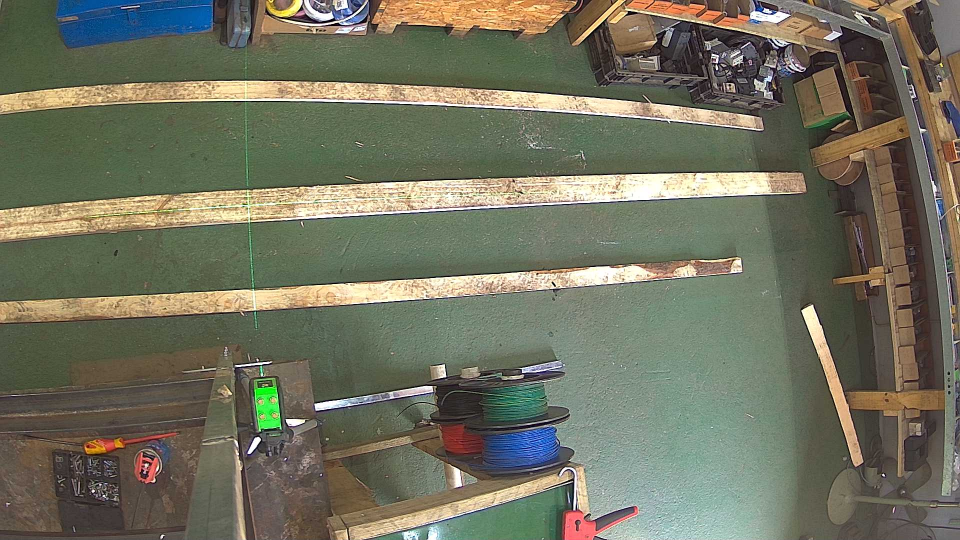
#> input picture MediaRef/_cam172_test2.jpg, 1920 x 1080 px (shown at 1/2 size)
$ python measure_offline.py ../MediaRef/_cam172_test2.jpg
#> lines starting #> are read from the running program, lines starting #| are printed output that depends on the picture; after the words box and inside, x2 and y2 are one past the last pixel; in counts of white or black regions, pixels touching at a corner belong together
#> in main, frame is the input picture: shape (1080, 1920, 3); mean B, G, R 95.6, 113.8, 113.4
### trash/board_measure.py
"""
board_measure.py — Measure a board in 2D (length × width) from a single frame,
excluding fishtails and tear-out from the usable length, then pick trim saws.

Approach:
  1. Crop to ROI (the band of the deck where the board sits).
  2. Threshold (Otsu or fixed) — light wood vs. dark/green deck background.
  3. Morphological clean-up, keep the largest connected component (the board).
  4. Build a per-column width profile (pixels of board in each image column).
  5. Body width = median profile over the central region of the board.
  6. Usable span = longest run of columns whose width >= min_width_ratio ×
     body width. Fishtails (tapering splinters) and tear-out (missing chunks
     at the ends) fall below the ratio and are excluded.
  7. Convert pixels → machine mm using mm_per_px and origin_px_x calibration.
  8. select_saws(): choose the leading + trailing trim saw inside the usable
     span and pack them into a 16-bit word (bit i = saw i).

This module has NO snap7 or GPIO dependency, so it runs anywhere OpenCV does
(engineering PC included) — see measure_offline.py for offline tuning.
"""

import logging
from dataclasses import dataclass, field
from typing import List, Optional, Tuple

import cv2
import numpy as np

logger = logging.getLogger(__name__)

# Error codes shared with the PLC (iErrorCode in the exchange DB)
ERR_NONE = 0
ERR_NO_BOARD = 1
ERR_NO_FRAME = 2
ERR_MEASURE_FAILED = 3
ERR_NO_PRODUCT = 4


@dataclass
class MeasureConfig:
    # Region of interest [x, y, w, h] in pixels; None = full frame
    roi: Optional[Tuple[int, int, int, int]] = None
    # Calibration: millimetres per pixel along the board (x axis)
    mm_per_px: float = 1.0
    # Millimetres per pixel across the board (y axis); None = same as mm_per_px
    mm_per_px_y: Optional[float] = None
    # Pixel x (in ROI coordinates) that corresponds to machine position 0.0 m
    origin_px_x: int = 0
    # Mirror x axis first (camera sees machine 0.0 on the right-hand side)
    flip_x: bool = False
    # Threshold: "otsu" or an int 0-255 for a fixed threshold
    threshold: object = "otsu"
    # Board is lighter than background (True for wood on dark/green deck)
    board_is_light: bool = True
    # Gaussian blur kernel (odd)
    blur_ksize: int = 5
    # Minimum blob area in px² to accept as a board
    min_board_area_px: int = 5000
    # Column counts as "good wood" if width >= this fraction of body width
    min_width_ratio: float = 0.6
    # Small gaps (px) inside the good run to tolerate (knots, shadows)
    gap_tolerance_px: int = 15


@dataclass
class MeasureResult:
    ok: bool = False
    error: int = ERR_MEASURE_FAILED
    length_mm: int = 0            # usable length (fishtail/tear-out excluded)
    width_mm: int = 0             # body width
    raw_length_mm: int = 0        # full extent including defects
    good_start_mm: float = 0.0    # machine coordinate of usable-wood start
    good_end_mm: float = 0.0      # machine coordinate of usable-wood end
    body_width_px: float = 0.0
    annotated: Optional[np.ndarray] = None
    notes: List[str] = field(default_factory=list)


def _make_mask(gray: np.ndarray, cfg: MeasureConfig) -> np.ndarray:
    k = max(1, cfg.blur_ksize) | 1
    blurred = cv2.GaussianBlur(gray, (k, k), 0)

    flags = cv2.THRESH_BINARY if cfg.board_is_light else cv2.THRESH_BINARY_INV
    if cfg.threshold == "otsu":
        _, mask = cv2.threshold(blurred, 0, 255, flags + cv2.THRESH_OTSU)
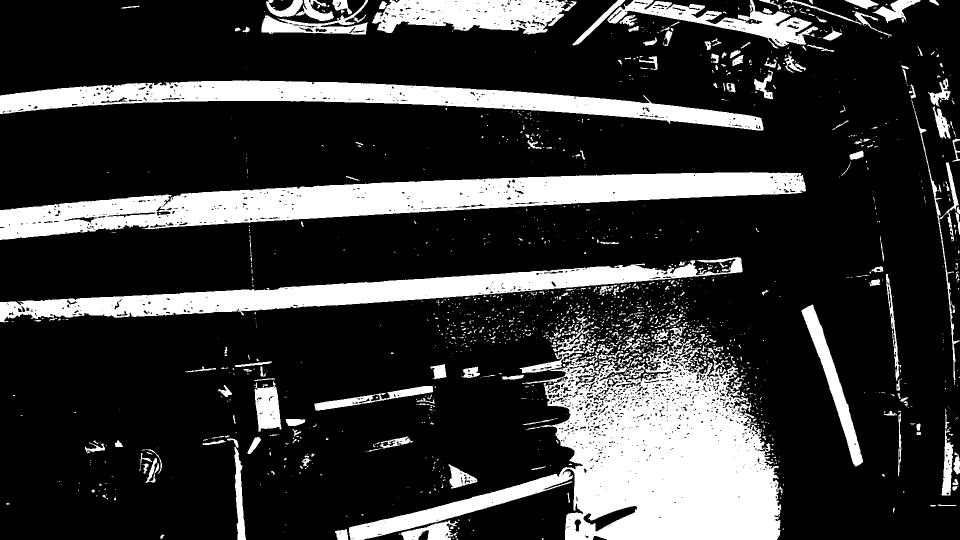
#> mask: shape (1080, 1920) (shown at 1/2 size); 21.5% white; 1568 white regions (1242 under 20 px), largest, box (x1, y1, x2, y2) and area: (698, 670, 1565, 1080) 140613, (0, 344, 1612, 480) 90610, (0, 161, 1527, 261) 54289
    else:
        _, mask = cv2.threshold(blurred, int(cfg.threshold), 255, flags)

    kernel = cv2.getStructuringElement(cv2.MORPH_RECT, (5, 5))
    mask = cv2.morphologyEx(mask, cv2.MORPH_CLOSE, kernel, iterations=2)
    mask = cv2.morphologyEx(mask, cv2.MORPH_OPEN, kernel, iterations=1)
    return mask


def _largest_component(mask: np.ndarray, min_area: int) -> Optional[np.ndarray]:
#> called with min_area = 5000
    n, labels, stats, _ = cv2.connectedComponentsWithStats(mask, connectivity=8)
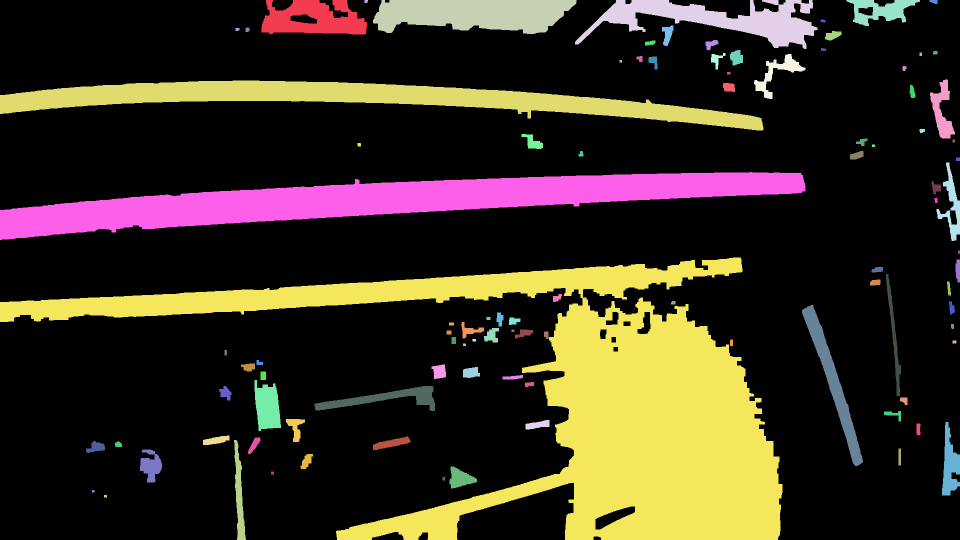
#> labels: shape (1080, 1920) int32 (shown at 1/2 size); 100 distinct labels, from 0 to 99; one colour per label, 0 black
#> n = 100; stats = 100 rows, first 6: [0, 0, 1920, 1080, 1562756], [523, 0, 211, 69, 10263], [729, 0, 7, 6, 38], [746, 0, 407, 68, 21199], [1150, 0, 485, 98, 19184], [1693, 0, 147, 52, 3810]
    if n < 2:
        return None
    idx = 1 + int(np.argmax(stats[1:, cv2.CC_STAT_AREA]))
#> idx = 43
    if stats[idx, cv2.CC_STAT_AREA] < min_area:
        return None
    return (labels == idx).astype(np.uint8) * 255
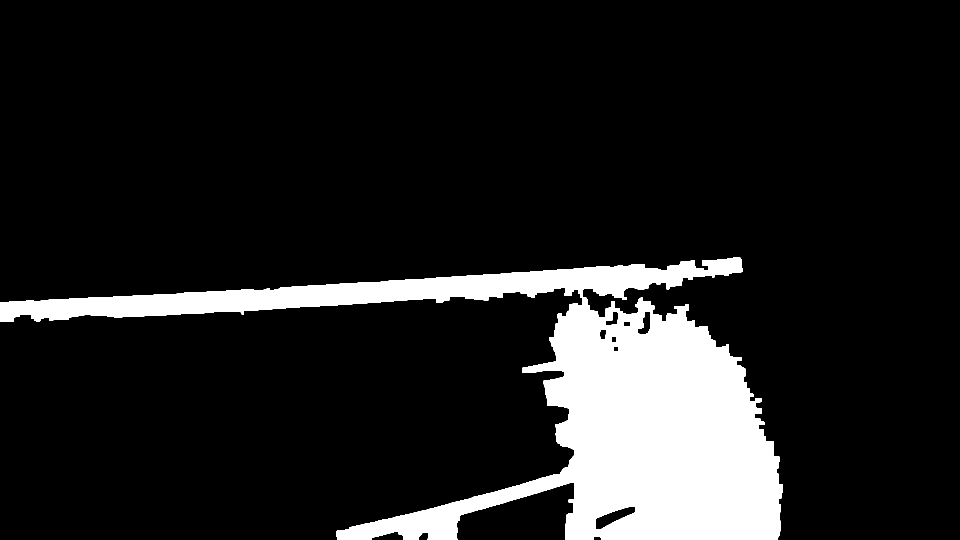
#> returned value: shape (1080, 1920) (shown at 1/2 size); 12.3% white; 1 white region


def _good_run(good: np.ndarray, gap_tolerance: int) -> Optional[Tuple[int, int]]:
    """Longest run of True columns, tolerating short False gaps inside it."""
    cols = np.flatnonzero(good)
    if cols.size == 0:
        return None
    breaks = np.flatnonzero(np.diff(cols) > gap_tolerance)
    starts = np.concatenate(([0], breaks + 1))
    ends = np.concatenate((breaks, [cols.size - 1]))
    lengths = cols[ends] - cols[starts]
    best = int(np.argmax(lengths))
    return int(cols[starts[best]]), int(cols[ends[best]])


def measure_board(frame: np.ndarray, cfg: MeasureConfig) -> MeasureResult:
    res = MeasureResult()
    if frame is None or frame.size == 0:
        res.error = ERR_NO_FRAME
        return res

    x0, y0 = 0, 0
    roi = frame
    if cfg.roi is not None:
        x0, y0, w, h = [int(v) for v in cfg.roi]
        roi = frame[y0:y0 + h, x0:x0 + w]

    if cfg.flip_x:
        roi = cv2.flip(roi, 1)

    gray = cv2.cvtColor(roi, cv2.COLOR_BGR2GRAY) if roi.ndim == 3 else roi
    mask = _make_mask(gray, cfg)
    board = _largest_component(mask, cfg.min_board_area_px)
    if board is None:
        res.error = ERR_NO_BOARD
        res.notes.append("no blob above min_board_area_px")
        return res

    # Per-column width profile (pixel count is robust to splinters/holes)
    profile = (board > 0).sum(axis=0).astype(np.float64)
#> profile = 1920 values, max 544 at index 1165, min 0 at index 1565, mean 132.6
    occupied = np.flatnonzero(profile > 0)
#> occupied = 1565 values from 0 to 1564
    left_px, right_px = int(occupied[0]), int(occupied[-1])
#> left_px = 0; right_px = 1564

    # Body width from the central half of the board — ends may be defective
    span = right_px - left_px + 1
#> span = 1565
    c0 = left_px + span // 4
#> c0 = 391
    c1 = right_px - span // 4
#> c1 = 1173
    body_width_px = float(np.median(profile[c0:c1 + 1])) if c1 > c0 else float(np.median(profile[occupied]))
#> body_width_px = 72
    if body_width_px <= 0:
        res.error = ERR_NO_BOARD
        return res

    good = profile >= cfg.min_width_ratio * body_width_px
    run = _good_run(good, cfg.gap_tolerance_px)
#> in _good_run, `cols = np.flatnonzero(good)`: cols = 896 values from 481 to 1560
#> in _good_run, `breaks = np.flatnonzero(np.diff(cols) > gap_tolerance)`: breaks = [6]
#> in _good_run, `starts = np.concatenate(([0], breaks + 1))`: starts = [0, 7]
#> in _good_run, `ends = np.concatenate((breaks, [cols.size - 1]))`: ends = [6, 895]
#> in _good_run, `lengths = cols[ends] - cols[starts]`: lengths = [6, 888]
#> in _good_run, `best = int(np.argmax(lengths))`: best = 1
#> run = (672, 1560)
    if run is None:
        res.error = ERR_NO_BOARD
        return res
    g0, g1 = run
#> g0 = 672; g1 = 1560

    mm = cfg.mm_per_px
    mm_y = cfg.mm_per_px_y if cfg.mm_per_px_y else mm
    res.good_start_mm = (g0 - cfg.origin_px_x) * mm
#> res.good_start_mm = 2352
    res.good_end_mm = (g1 - cfg.origin_px_x) * mm
#> res.good_end_mm = 5460
    res.length_mm = int(round((g1 - g0) * mm))
#> res.length_mm = 3108
    res.raw_length_mm = int(round((right_px - left_px) * mm))
#> res.raw_length_mm = 5474
    res.width_mm = int(round(float(np.median(profile[g0:g1 + 1])) * mm_y))
#> res.width_mm = 584
    res.body_width_px = body_width_px
#> res.body_width_px = 72
    res.ok = True
    res.error = ERR_NONE

    # ---- Annotated overlay for review/tuning ----
    ann = roi.copy() if roi.ndim == 3 else cv2.cvtColor(roi, cv2.COLOR_GRAY2BGR)
    contours, _ = cv2.findContours(board, cv2.RETR_EXTERNAL, cv2.CHAIN_APPROX_SIMPLE)
#> contours = 1 contour; box (x1, y1, x2, y2) and area: (0, 515, 1565, 1080) 254378
    cv2.drawContours(ann, contours, -1, (255, 200, 0), 2)
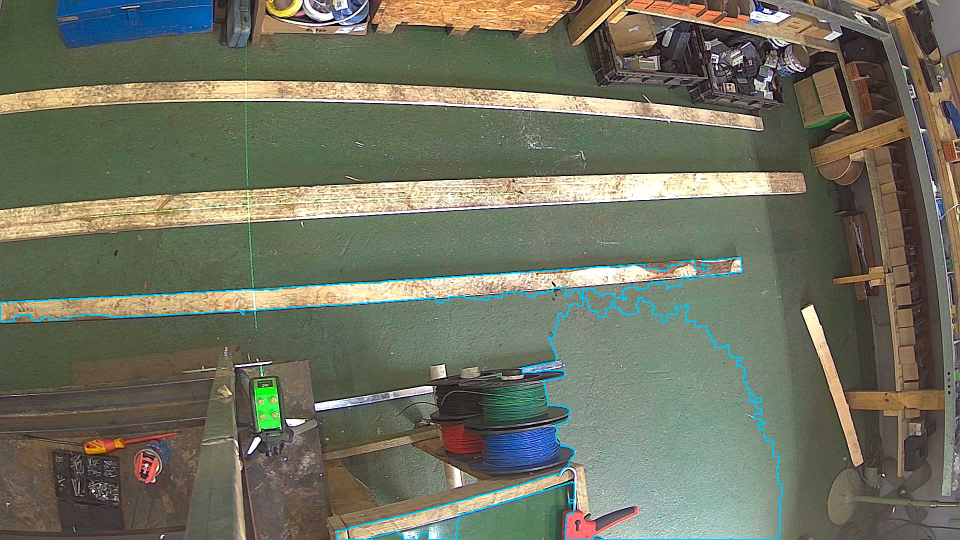
#> ann: shape (1080, 1920, 3) (shown at 1/2 size); 1.03% of pixels changed, all inside (x1, y1, x2, y2) = (0, 514, 1566, 1080)
    h_ann = ann.shape[0]
    for x_px, color in ((left_px, (0, 0, 255)), (right_px, (0, 0, 255)),
                        (g0, (0, 255, 0)), (g1, (0, 255, 0))):
        cv2.line(ann, (x_px, 0), (x_px, h_ann - 1), color, 2)
#> this loop made 4 passes
#> (x_px, color) on passes 1 to 4: (0, (0, 0, 255)), (1564, (0, 0, 255)), (672, (0, 255, 0)), (1560, (0, 255, 0))
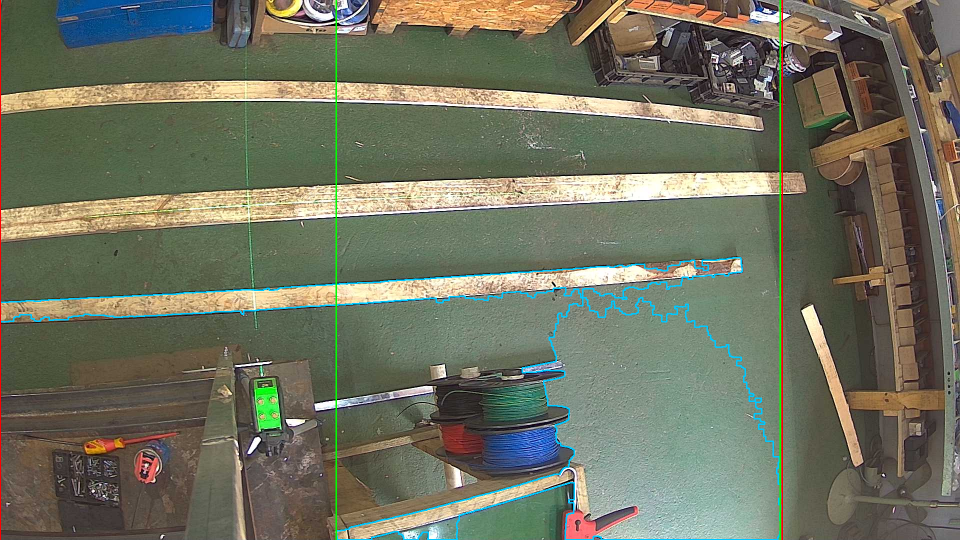
#> ann: shape (1080, 1920, 3) (shown at 1/2 size); 0.57% of pixels changed, all inside (x1, y1, x2, y2) = (0, 0, 1566, 1080)
    label = f"usable {res.length_mm} mm  width {res.width_mm} mm  raw {res.raw_length_mm} mm"
    cv2.putText(ann, label, (10, 30), cv2.FONT_HERSHEY_SIMPLEX, 0.8, (0, 255, 0), 2)
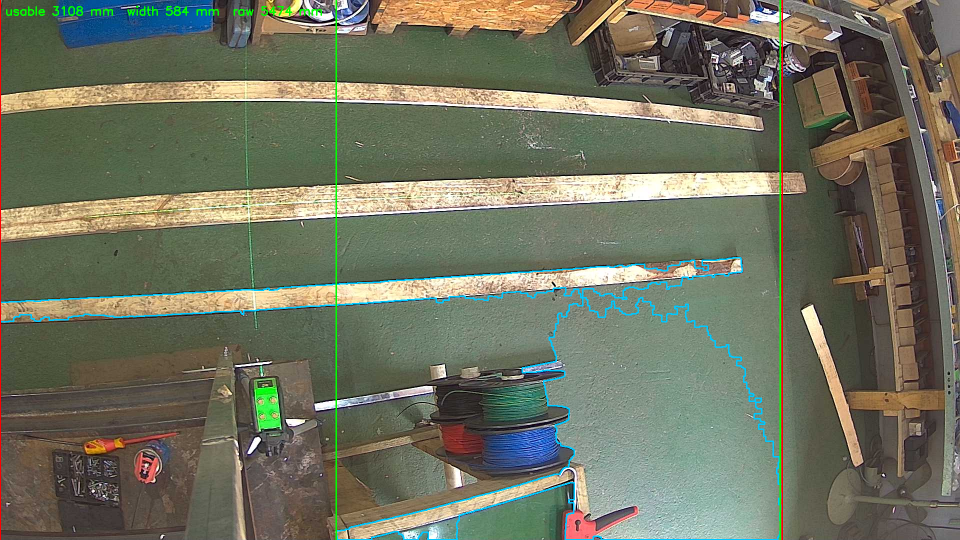
#> ann: shape (1080, 1920, 3) (shown at 1/2 size); 0.18% of pixels changed, all inside (x1, y1, x2, y2) = (12, 11, 644, 32)
#| Usable length : 3108 mm   (raw incl. defects: 5474 mm)
#| Width         : 584 mm
#| Usable span   : 2352 .. 5460 mm (machine coords)
    res.annotated = ann

    logger.info("[MEASURE] usable=%d mm width=%d mm raw=%d mm span=%.0f..%.0f mm",
                res.length_mm, res.width_mm, res.raw_length_mm,
                res.good_start_mm, res.good_end_mm)
    return res


def select_saws(good_start_mm: float, good_end_mm: float,
                saw_positions_m: List[float]) -> Tuple[int, Optional[int], Optional[int]]:
    """
    Pick the leading trim saw (first saw at/inside the usable start) and the
    trailing trim saw (last saw at/inside the usable end).

    Returns (saw_word, leading_index, trailing_index). Bit i of saw_word is
    saw i in saw_positions_m. saw_word == 0 means no valid product.
    """
#> called with good_start_mm = 2352, good_end_mm = 5460
    positions_mm = [p * 1000.0 for p in saw_positions_m]
#> positions_mm = [0, 600, 900, 3000, 3600, 4200, 4800, 5400, 6000, 6600]
    leading = None
    trailing = None
    for i, p in enumerate(positions_mm):
        if p >= good_start_mm and leading is None:
            leading = i
        if p <= good_end_mm:
            trailing = i
#> this loop made 10 passes
#> (p, leading) on pass 4: (3000, 3)
#> after the loop, leading = 3
    if leading is None or trailing is None or trailing <= leading:
        return 0, None, None
    word = (1 << leading) | (1 << trailing)
#> word = 136
    logger.info("[SAWS] leading=saw%d (%.1f m) trailing=saw%d (%.1f m) word=0x%04X",
                leading, saw_positions_m[leading],
                trailing, saw_positions_m[trailing], word)
    return word, leading, trailing

### trash/measure_offline.py
"""
measure_offline.py — Run the board measurement on a saved image (no camera,
no PLC, no GPIO). Works on the engineering PC — use it to tune thresholds and
calibrate mm_per_px before deploying to the Pi.

Examples:
  # Measure an image with the settings in plc_vision.yaml:
  python measure_offline.py captures_review/board_0001.jpg

  # Calibrate: the board in this image is 6700 mm end-to-end (including
  # fishtail). Prints the mm_per_px to paste into plc_vision.yaml:
  python measure_offline.py reference_board.jpg --calibrate 6700

Output: prints the measurement and writes <image>_measured.jpg next to the
input with the detection overlay (blue contour, red = raw extent,
green = usable span after fishtail/tear-out exclusion).
"""

import argparse
import logging
import sys
from pathlib import Path

import cv2
import yaml

from board_measure import MeasureConfig, measure_board, select_saws

logging.basicConfig(level=logging.INFO, format="%(levelname)-8s %(message)s")
logger = logging.getLogger(__name__)


def main():
    parser = argparse.ArgumentParser(description="Offline board measurement / calibration")
    parser.add_argument("image", help="Path to a captured board image")
    parser.add_argument("--config", default="plc_vision.yaml")
    parser.add_argument("--calibrate", type=float, metavar="KNOWN_MM",
                        help="Known full length of the board in this image (mm). "
                             "Prints the mm_per_px to put in the config.")
    args = parser.parse_args()

    frame = cv2.imread(args.image)
    if frame is None:
        logger.error("Could not read image: %s", args.image)
        sys.exit(1)

    with open(args.config, "r", encoding="utf-8") as fh:
        cfg = yaml.safe_load(fh)
    m = cfg["measurement"]

    mcfg = MeasureConfig(
        roi=tuple(m["roi"]) if m.get("roi") else None,
        mm_per_px=float(m["mm_per_px"]),
        mm_per_px_y=float(m["mm_per_px_y"]) if m.get("mm_per_px_y") else None,
        origin_px_x=int(m.get("origin_px_x", 0)),
        flip_x=bool(m.get("flip_x", False)),
        threshold=m.get("threshold", "otsu"),
        board_is_light=bool(m.get("board_is_light", True)),
        blur_ksize=int(m.get("blur_ksize", 5)),
        min_board_area_px=int(m.get("min_board_area_px", 5000)),
        min_width_ratio=float(m.get("min_width_ratio", 0.6)),
        gap_tolerance_px=int(m.get("gap_tolerance_px", 15)),
    )

    if args.calibrate:
        # Measure with mm_per_px = 1 so raw_length_mm == raw length in pixels
        mcfg.mm_per_px = 1.0
        mcfg.mm_per_px_y = 1.0
        result = measure_board(frame, mcfg)
        if not result.ok:
            logger.error("Board not detected (error %d) — cannot calibrate. "
                         "Adjust threshold/roi in %s first.", result.error, args.config)
            sys.exit(1)
        raw_px = result.raw_length_mm  # pixels, since scale was 1.0
        mm_per_px = args.calibrate / raw_px
        print()
        print(f"Board raw extent : {raw_px} px")
        print(f"Known length     : {args.calibrate:.0f} mm")
        print(f"==> mm_per_px    : {mm_per_px:.4f}")
        print()
        print(f"Paste into {args.config}:  measurement.mm_per_px: {mm_per_px:.4f}")
        # Re-measure at the calibrated scale so the overlay shows real mm
        mcfg.mm_per_px = mm_per_px
        mcfg.mm_per_px_y = None
        result = measure_board(frame, mcfg)
    else:
        result = measure_board(frame, mcfg)

    if not result.ok:
        logger.error("Measurement failed, error code %d (%s)", result.error,
                     {1: "no board", 2: "no frame", 3: "measure failed"}.get(result.error, "?"))
        sys.exit(1)

    print()
    print(f"Usable length : {result.length_mm} mm   (raw incl. defects: {result.raw_length_mm} mm)")
    print(f"Width         : {result.width_mm} mm")
    print(f"Usable span   : {result.good_start_mm:.0f} .. {result.good_end_mm:.0f} mm (machine coords)")

    saw_word, lead, trail = select_saws(result.good_start_mm, result.good_end_mm,
                                        cfg["saws"]["positions_m"])
#> saw_word = 136; lead = 3; trail = 7
    if saw_word:
        positions = cfg["saws"]["positions_m"]
        print(f"Trim saws     : saw {lead} @ {positions[lead]} m  +  saw {trail} @ {positions[trail]} m")
#| Trim saws     : saw 3 @ 3.0 m  +  saw 7 @ 5.4 m
        print(f"Saw word      : 0x{saw_word:04X}  (binary {saw_word:016b})")
#| Saw word      : 0x0088  (binary 0000000010001000)
        print(f"Product length: {(positions[trail] - positions[lead]) * 1000:.0f} mm")
#| Product length: 2400 mm
    else:
        print("Trim saws     : NO VALID PRODUCT inside saw range")

    out_path = Path(args.image).with_name(Path(args.image).stem + "_measured.jpg")
    cv2.imwrite(str(out_path), result.annotated)
    print(f"\nOverlay saved : {out_path}")


if __name__ == "__main__":
    main()
